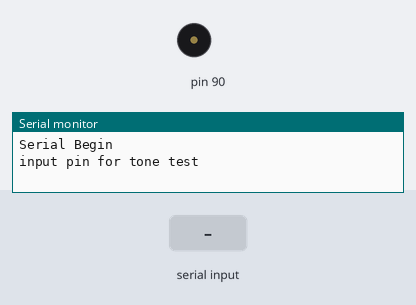
This sketch was run on a simulated Arduino Uno, built with avr-gcc and run on an emulated ATmega328P. Shown: buzzer (waves = sounding), the last lines printed to the serial monitor. The inputs (shaded band) are chosen by the test bench.

Above: at 0.9 s.
1.0 s: "90,45\n" received over Serial
At 1.5 s:
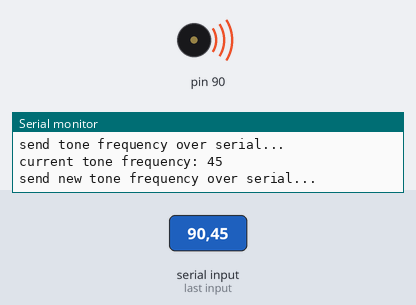
2.5 s: "30,150\n" received over Serial
At 3.6 s:
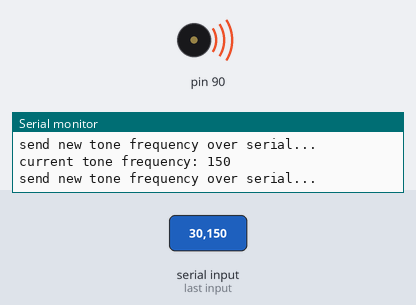
Timing chart, 0 to 5.5 s (numbered marks = the images above; inputs shaded):
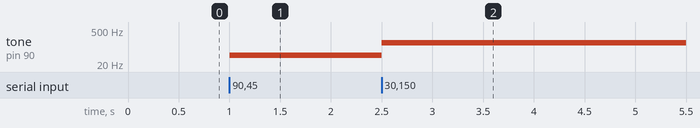

The sketch:

manual_tone.ino
```cpp
 // libraries
  #include <Servo.h>

 // servos
  byte pinTone;
  unsigned long tone_freq;
  Servo servo_test;
  unsigned long baud = 115200;


void setup() {
  Serial.begin(baud); // start serial
  Serial.println("Serial Begin");
  Serial.println();

 // wait for spout id sent over serial before initiating script
  Serial.println("input pin for tone test");
  while (Serial.available() <= 0) {} // wait for serial input to start session
  pinTone = Serial.parseInt(); // read serial
  pinMode(pinTone, OUTPUT);
  noTone(pinTone);
  Serial.print("testing tone on pin: ");Serial.println(pinTone);
  Serial.println();
  Serial.println("send tone frequency over serial...");

}

void loop() {
   if(Serial.available()){
    tone_freq = Serial.parseInt(); // read serial

   // wait for input to begin calibration sequence
    if(tone_freq > 0){
      Serial.print("current tone frequency: ");Serial.println(tone_freq);
      tone(pinTone, tone_freq);
      Serial.println("");
      Serial.println("send new tone frequency over serial...");

    }
  }
}
```

Measured:
- after the input at 1.0 s, tone on pin 90: silent → 45 Hz at once
- after the input at 2.5 s, tone on pin 90: 45 Hz → 150 Hz at once
